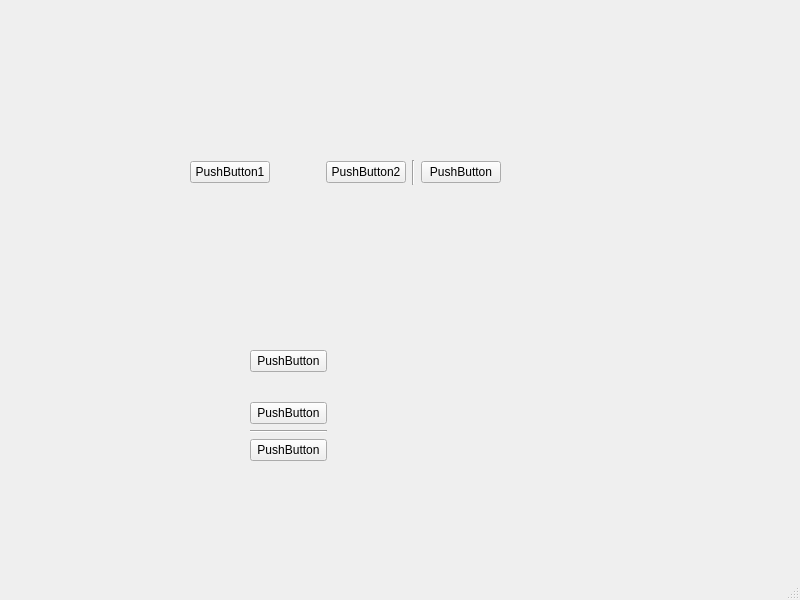
<?xml version="1.0" encoding="UTF-8"?>
<ui version="4.0">
 <class>MainWindow</class>
 <widget class="QMainWindow" name="MainWindow">
  <property name="geometry">
   <rect>
    <x>0</x>
    <y>0</y>
    <width>800</width>
    <height>600</height>
   </rect>
  </property>
  <property name="windowTitle">
   <string>MainWindow</string>
  </property>
  <widget class="QWidget" name="centralwidget">
   <widget class="QWidget" name="">
    <property name="geometry">
     <rect>
      <x>190</x>
      <y>160</y>
      <width>311</width>
      <height>25</height>
     </rect>
    </property>
    <layout class="QHBoxLayout" name="horizontalLayout">
     <item>
      <widget class="QPushButton" name="pushButton">
       <property name="text">
        <string>PushButton1</string>
       </property>
      </widget>
     </item>
     <item>
      <spacer name="horizontalSpacer">
       <property name="orientation">
        <enum>Qt::Horizontal</enum>
       </property>
       <property name="sizeHint" stdset="0">
        <size>
         <width>40</width>
         <height>20</height>
        </size>
       </property>
      </spacer>
     </item>
     <item>
      <widget class="QPushButton" name="pushButton_3">
       <property name="text">
        <string>PushButton2</string>
       </property>
      </widget>
     </item>
     <item>
      <widget class="Line" name="line">
       <property name="orientation">
        <enum>Qt::Vertical</enum>
       </property>
      </widget>
     </item>
     <item>
      <widget class="QPushButton" name="pushButton_2">
       <property name="text">
        <string>PushButton</string>
       </property>
      </widget>
     </item>
    </layout>
   </widget>
   <widget class="QWidget" name="">
    <property name="geometry">
     <rect>
      <x>250</x>
      <y>350</y>
      <width>77</width>
      <height>111</height>
     </rect>
    </property>
    <layout class="QVBoxLayout" name="verticalLayout">
     <item>
      <widget class="QPushButton" name="pushButton_4">
       <property name="text">
        <string>PushButton</string>
       </property>
      </widget>
     </item>
     <item>
      <spacer name="verticalSpacer">
       <property name="orientation">
        <enum>Qt::Vertical</enum>
       </property>
       <property name="sizeHint" stdset="0">
        <size>
         <width>20</width>
         <height>40</height>
        </size>
       </property>
      </spacer>
     </item>
     <item>
      <widget class="QPushButton" name="pushButton_6">
       <property name="text">
        <string>PushButton</string>
       </property>
      </widget>
     </item>
     <item>
      <widget class="Line" name="line_2">
       <property name="orientation">
        <enum>Qt::Horizontal</enum>
       </property>
      </widget>
     </item>
     <item>
      <widget class="QPushButton" name="pushButton_5">
       <property name="text">
        <string>PushButton</string>
       </property>
      </widget>
     </item>
    </layout>
   </widget>
  </widget>
  <widget class="QMenuBar" name="menubar">
   <property name="geometry">
    <rect>
     <x>0</x>
     <y>0</y>
     <width>800</width>
     <height>23</height>
    </rect>
   </property>
  </widget>
  <widget class="QStatusBar" name="statusbar"/>
 </widget>
 <resources/>
 <connections/>
</ui>
